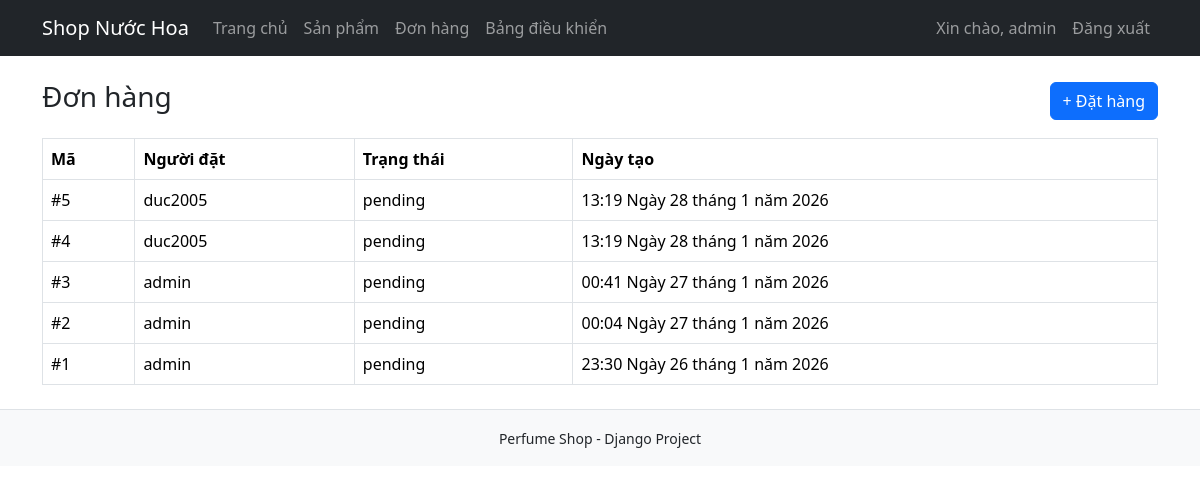
Screenshot of /orders/ (signed in) with the database file from the repository.
### orders/models.py (models this page shows, shortened)
class Order(models.Model):
    STATUS_CHOICES = [
        ("pending", "Pending"),
        ("approved", "Approved"),
        ("rejected", "Rejected"),
    ]
    user = models.ForeignKey(User, on_delete=models.CASCADE)
    status = models.CharField(max_length=20, choices=STATUS_CHOICES, default="pending")
    created_at = models.DateTimeField(auto_now_add=True)

### orders/views.py (the view)
# urls.py: path("", views.order_list, name="order_list"),
@login_required
def order_list(request):
    if request.user.is_superuser:
        orders = Order.objects.all().order_by("-created_at")
    else:
        orders = Order.objects.filter(user=request.user).order_by("-created_at")
    return render(request, "orders/order_list.html", {"orders": orders})

### templates/orders/order_list.html (shortened to what this page needs)
{% extends "base.html" %}
{% block content %}
<div class="d-flex justify-content-between align-items-center mb-3">
  <h3>Đơn hàng</h3>
  {% if user.is_authenticated %}
    <a class="btn btn-primary" href="/orders/create/">+ Đặt hàng</a>
  {% endif %}
</div>
<table class="table table-bordered">
  <tr>
    <th>Mã</th><th>Người đặt</th><th>Trạng thái</th><th>Ngày tạo</th>
  </tr>
  {% for o in orders %}
  <tr>
    <td>#{{ o.id }}</td>
    <td>{{ o.user.username }}</td>
    <td>{{ o.status }}</td>
    <td>{{ o.created_at }}</td>
  </tr>
  {% endfor %}
</table>
{% endblock %}

### templates/base.html (shortened to what this page needs)
<!DOCTYPE html>
<html lang="vi">
<head>
  <link href="https://cdn.jsdelivr.net/npm/bootstrap@5.3.3/dist/css/bootstrap.min.css" rel="stylesheet">
</head>
<body>
<nav class="navbar navbar-expand-lg navbar-dark bg-dark">
  <div class="container">
    <a class="navbar-brand" href="/">Shop Nước Hoa</a>
    <div class="collapse navbar-collapse" id="nav">
      <ul class="navbar-nav me-auto">
        <li class="nav-item"><a class="nav-link" href="/">Trang chủ</a></li>
        <li class="nav-item"><a class="nav-link" href="/store/products/">Sản phẩm</a></li>
        <li class="nav-item"><a class="nav-link" href="/orders/">Đơn hàng</a></li>
        <li class="nav-item"><a class="nav-link" href="/dashboard/">Bảng điều khiển</a></li>
      </ul>
      <ul class="navbar-nav">
        {% if user.is_authenticated %}
          <li class="nav-item">
            <span class="nav-link">Xin chào, {{ user.username }}</span>
          </li>
          <li class="nav-item"><a class="nav-link" href="/accounts/logout/">Đăng xuất</a></li>
        {% else %}
          <li class="nav-item"><a class="nav-link" href="/accounts/login/">Đăng nhập</a></li>
          <li class="nav-item"><a class="nav-link" href="/accounts/register/">Đăng ký</a></li>
        {% endif %}
      </ul>
    </div>
  </div>
</nav>
<main class="container my-4">
  {% block content %}{% endblock %}
</main>
<footer class="bg-light border-top py-3 mt-4">
  <div class="container text-center">
    <small>Perfume Shop - Django Project</small>
  </div>
</footer>
</body>
</html>

### rows the page displays
Order: id "5", user.username "duc2005", status "pending", created_at "13:19 Ngày 28 tháng 1 năm 2026"
Order: id "4", user.username "duc2005", status "pending", created_at "13:19 Ngày 28 tháng 1 năm 2026"
Order: id "3", user.username "admin", status "pending", created_at "00:41 Ngày 27 tháng 1 năm 2026"
Order: id "2", user.username "admin", status "pending", created_at "00:04 Ngày 27 tháng 1 năm 2026"
Order: id "1", user.username "admin", status "pending", created_at "23:30 Ngày 26 tháng 1 năm 2026"

### other values shown
{{ user.username }} "admin"
